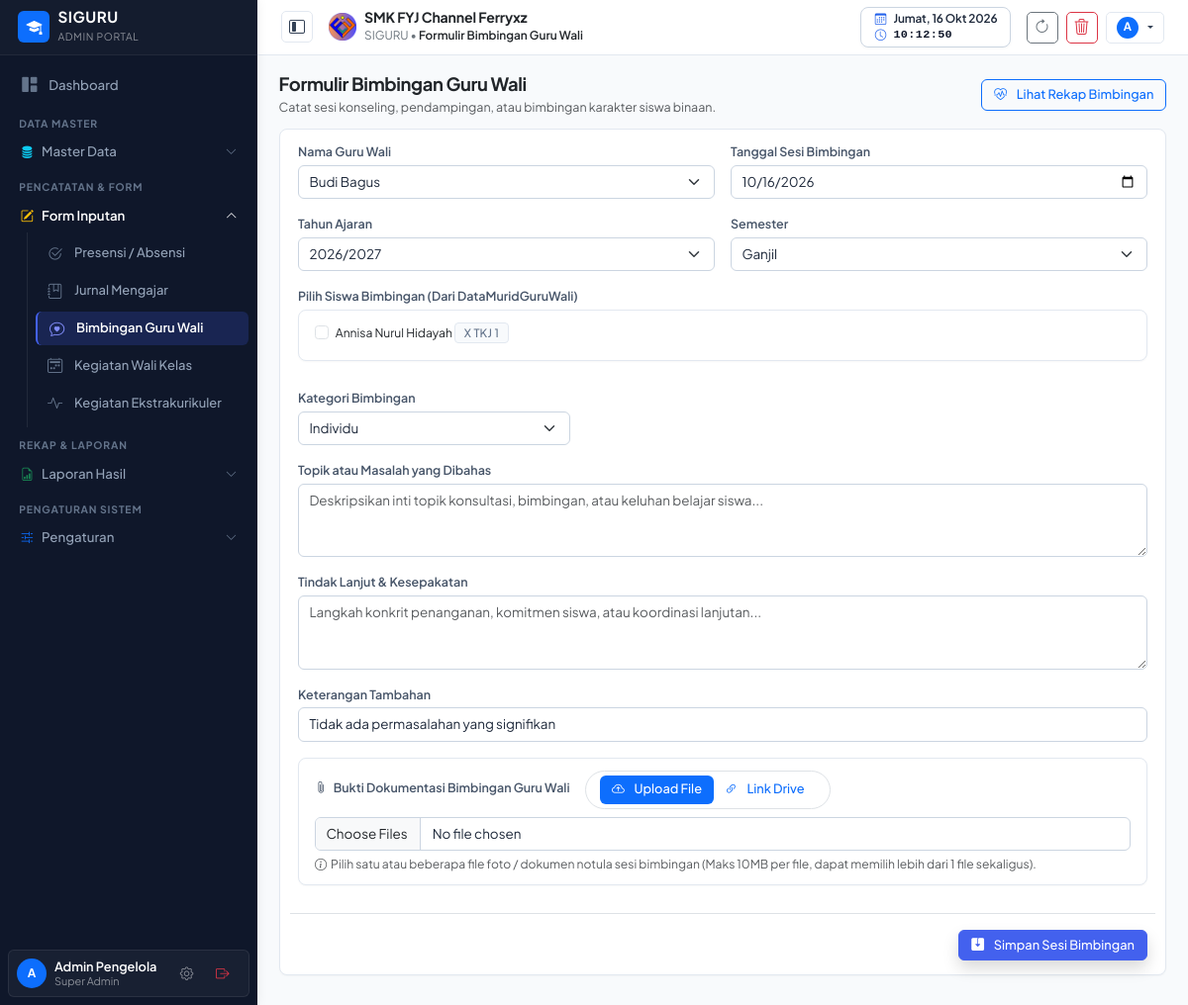
The app's page /form-guruwali.php (signed in) with its own data.
### tables this page shows
CREATE TABLE pengaturan (
    id INTEGER PRIMARY KEY AUTOINCREMENT,
    logo TEXT DEFAULT 'assets/images/logo.png',
    nama_sekolah TEXT DEFAULT 'SMK NEGERI 1 CONTOH',
    tahun_ajaran TEXT DEFAULT '2026/2027',
    semester TEXT DEFAULT 'Ganjil',
    kelas TEXT DEFAULT 'X RPL 1, X RPL 2, XI RPL 1, XI RPL 2, XII RPL 1, XII RPL 2',
    mata_pelajaran TEXT DEFAULT 'Matematika, Bahasa Indonesia, Pemrograman Web, Basis Data, Bahasa Inggris, PJOK, Pendidikan Agama',
    folder_jurnal TEXT,
    folder_foto TEXT,
    folder_guru_wali TEXT,
    folder_wali TEXT,
    folder_ekstra TEXT,
    link_db_absen TEXT,
    link_db_jurnal TEXT,
    link_db_guru_wali TEXT,
    link_db_wali TEXT,
    link_db_ekstra TEXT,
    list_ekstrakurikuler TEXT DEFAULT 'Pramuka, Paskibra, Futsal, Basket, Rohis, PMR, Desain Grafis, Robotik',
    kepala_sekolah TEXT DEFAULT 'Drs. H. Ahmad Fauzi, M.Pd.',
    nip_kepala_sekolah TEXT DEFAULT '19750815 199903 1 002'
, kop_surat TEXT DEFAULT 'assets/images/kop_surat.png', kop_size TEXT DEFAULT '90', kabupaten TEXT DEFAULT 'Klungkung', ttd_kepsek TEXT DEFAULT 'https://drive.google.com/thumbnail?id=1GUfUommgYjV-cnhU0tTB8kRJy8iXagkI', list_tahun_ajaran TEXT DEFAULT '["2025/2026", "2026/2027", "2027/2028"]');

CREATE TABLE data_murid_guru_wali (
    id INTEGER PRIMARY KEY AUTOINCREMENT,
    nisn TEXT NOT NULL,
    nama_murid TEXT NOT NULL,
    kelas TEXT NOT NULL,
    jenis_kelamin TEXT NOT NULL,
    foto_murid TEXT,
    guru_wali TEXT NOT NULL,
    no_wa_murid TEXT,
    nama_ortu TEXT,
    kontak_ortu TEXT,
    catatan_khusus TEXT
);

### form-guruwali.php (the view, shortened to what the rows shown need)
<?php
require_once __DIR__ . '/config/helper.php';
$user = currentUser();
$settings = getSettings();
$pdo = getDBConnection();
$guruList = $pdo->query("SELECT nama_guru FROM data_guru WHERE sebagai_guru_wali = 'Ya' OR sebagai_guru_wali = 'ya' ORDER BY nama_guru ASC")->fetchAll(PDO::FETCH_COLUMN);
$defaultGuru = isSuperAdmin() ? ($guruList[0] ?? $user['nama']) : $user['nama'];
$selectedGuru = isSuperAdmin() ? ($_GET['guru'] ?? $defaultGuru) : $user['nama'];
$taList = getDaftarTahunAjaran();
$tahunAjaran = $_POST['tahun_ajaran'] ?? ($_GET['ta'] ?? ($_GET['tahun_ajaran'] ?? ($settings['tahun_ajaran'] ?? '2026/2027')));
$semester = $_POST['semester'] ?? ($_GET['semester'] ?? ($settings['semester'] ?? 'Ganjil'));
$stmtBimbingan = $pdo->prepare("SELECT * FROM data_murid_guru_wali WHERE guru_wali = ? ORDER BY kelas ASC, nama_murid ASC");
$stmtBimbingan->execute([$selectedGuru]);
$bimbinganStudents = $stmtBimbingan->fetchAll();
require_once __DIR__ . '/views/header.php';
?>
<main class="content-wrapper">
    <div class="card card-table p-4">
        <form method="POST" action="form-guruwali.php" enctype="multipart/form-data">
            <div class="row g-3">
                <div class="col-md-6">
                    <label class="form-label fw-semibold small text-secondary">Tahun Ajaran</label>
                    <select name="tahun_ajaran" class="form-select">
                        <?php foreach ($taList as $taItem): ?>
                            <option value="<?= htmlspecialchars($taItem) ?>" <?= $tahunAjaran === $taItem ? 'selected' : '' ?>><?= htmlspecialchars($taItem) ?></option>
                        <?php endforeach; ?>
                    </select>
                </div>
                <div class="col-md-6">
                    <label class="form-label fw-semibold small text-secondary">Semester</label>
                    <select name="semester" class="form-select">
                        <option value="Ganjil" <?= $semester === 'Ganjil' ? 'selected' : '' ?>>Ganjil</option>
                    </select>
                </div>
                <div class="col-12">
                    <div class="card p-3 bg-light border rounded-3" style="max-height: 200px; overflow-y: auto;">
                        <div class="row g-2">
                            <?php if (empty($bimbinganStudents)): ?>
                                <div class="col-12 text-muted small">Belum ada siswa bimbingan terdaftar. Tambahkan di menu Data Siswa Bimbingan.</div>
                            <?php else: foreach ($bimbinganStudents as $bs): ?>
                                <div class="col-md-4 col-sm-6">
                                    <div class="form-check">
                                        <input class="form-check-input" type="checkbox" name="nama_murid[]" value="<?= htmlspecialchars($bs['nama_murid']) ?>" id="bs_<?= $bs['id'] ?>">
                                        <label class="form-check-label small" for="bs_<?= $bs['id'] ?>">
                                            <?= htmlspecialchars($bs['nama_murid']) ?> <span class="badge bg-secondary-subtle text-secondary"><?= htmlspecialchars($bs['kelas']) ?></span>
                                        </label>
                                    </div>
                                </div>
                            <?php endforeach; endif; ?>
                        </div>
                    </div>
                </div>
            </div>
        </form>
    </div>
</main>
<?php require_once __DIR__ . '/views/footer.php'; ?>

### views/header.php (shortened to what the rows shown need)
<?php
require_once __DIR__ . '/../config/helper.php';
$settings = getSettings();
?>
<!DOCTYPE html>
<html lang="id">
<head>
    <link href="https://cdn.jsdelivr.net/npm/bootstrap@5.3.2/dist/css/bootstrap.min.css" rel="stylesheet">
    <link rel="stylesheet" href="https://cdn.jsdelivr.net/npm/bootstrap-icons@1.11.3/font/bootstrap-icons.min.css">
    <link rel="stylesheet" href="https://cdnjs.cloudflare.com/ajax/libs/font-awesome/6.5.1/css/all.min.css">
    <link rel="stylesheet" href="assets/css/style.css?v=<?= time() ?>">
</head>
<body>
<header class="main-header d-flex align-items-center justify-content-between px-3 px-md-4">
    <div class="d-flex align-items-center gap-2 gap-md-3">
        <div class="d-flex align-items-center gap-2">
            <img src="<?= htmlspecialchars($settings['logo'] ?? 'assets/images/logo.png') ?>" alt="Logo" class="rounded" style="height: 28px; width: 28px; object-fit: contain;">
            <div>
                <span class="d-none d-md-block fw-bold text-dark mb-0" style="font-size: 0.88rem; line-height: 1.15; letter-spacing: -0.01em;">
                    <?= htmlspecialchars($settings['nama_sekolah'] ?? 'SMK FYJ Channel Ferryxz') ?>
                </span>
                <span class="text-secondary small" style="line-height: 1.1; font-size: 0.74rem;">
                    SIGURU &bull; <span class="fw-semibold text-dark"><?= htmlspecialchars($pageTitle ?? 'Dashboard') ?></span>
                </span>
            </div>
        </div>
    </div>
</header>

### records on screen
pengaturan: logo (picture), nama_sekolah "SMK FYJ Channel Ferryxz", tahun_ajaran "2026/2027", semester "Ganjil"
data_murid_guru_wali: nama_murid "Annisa Nurul Hidayah", kelas "X TKJ 1"

### other values on screen
$pageTitle "Formulir Bimbingan Guru Wali"
substr($user['nama'] ?: 'U', 0, 1) "A"
substr($currentUserData['nama'] ?? 'U', 0, 1) "A"
$currentUserData['nama'] "Admin Pengelola"
$currentUserData['hak_akses'] "Super Admin"
form field nama_guru_wali "Budi Bagus"
